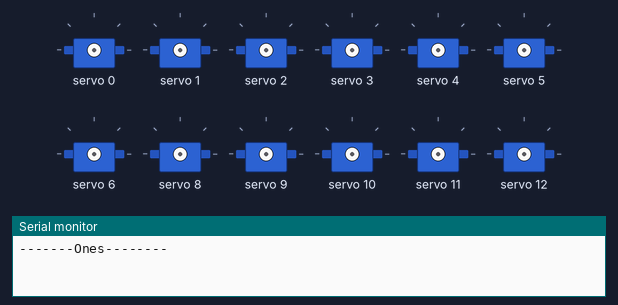
This sketch was run on a simulated Arduino Uno, built with avr-gcc and run on an emulated ATmega328P. Parts: 12 × servo, the last lines printed to the serial monitor.

Above: at 0.05 s.
At 4.05 s:
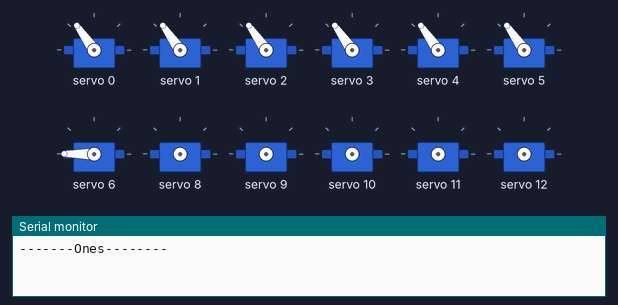
At 5.75 s:
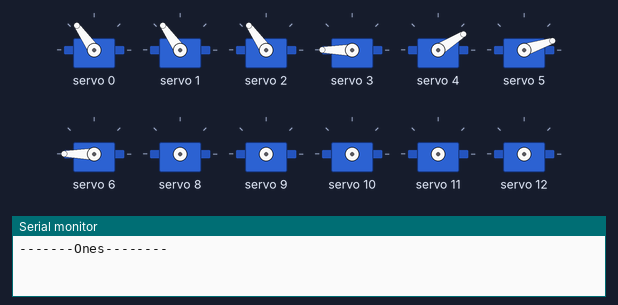
At 7.45 s:
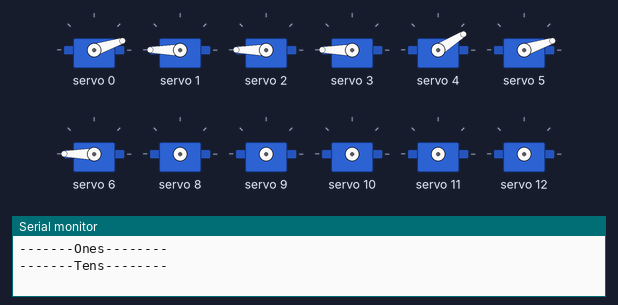
At 12.05 s:
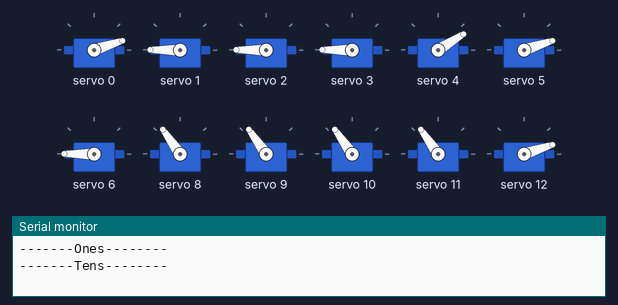
At 14.95 s:
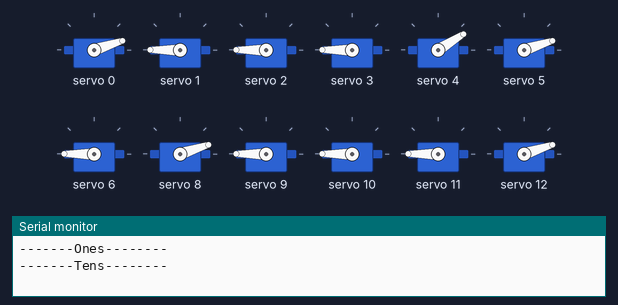
Timing chart, 0 to 19.5 s (numbered marks = the images above):
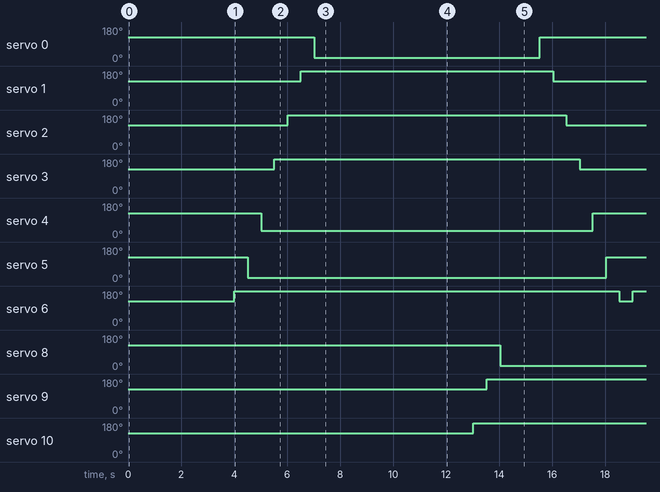

The sketch:

servo_calibration.ino
```cpp
#include <Wire.h>
#include <Adafruit_PWMServoDriver.h>

Adafruit_PWMServoDriver pwm = Adafruit_PWMServoDriver();  // call pwm driver board at default adress 0x40

// Depending on your servo make, the pulse width min and max may vary, you
// want these to be as small/large as possible without hitting the hard stop
// for max range. You'll have to tweak them as necessary to match the servos you
// have!
#define SERVOMIN  150 // This is the 'minimum' pulse length count (out of 4096), 150 is good default
#define SERVOMID  375 // should be center of servo
#define SERVOMAX  540 // This is the 'maximum' pulse length count (out of 4096), 600 is good default

#define SERVO_FREQ 50 // Analog servos run at ~50 Hz updates
#define OSC_FREQ 25000000 // Set internal oscillator frequency. Normally: 25MHz, but realisticaly between 23-27MHz. Adjust this so that PWM pins on board deliver 50Hz signal

// our servo # counter
uint8_t servonum = 0;

// defines servo pulse widths for servo pointed away [0] and showing [1]
// 7 segment display positions 0-6: starting at the top, going clockwise, with middle segment being last element
uint16_t onesPositions[7][2] = {{SERVOMIN, SERVOMID},
                                {SERVOMAX, SERVOMID},
                                {SERVOMAX, SERVOMID},
                                {SERVOMAX, SERVOMID},
                                {SERVOMIN+30, SERVOMID},
                                {SERVOMIN, SERVOMID},
                                {SERVOMAX-30, SERVOMID}};   // dont turn middle segment all the way, crashes into other servo otherwise
uint16_t tensPositions[7][2] = {{SERVOMIN, SERVOMID},
                                {SERVOMAX, SERVOMID},
                                {SERVOMAX, SERVOMID},
                                {SERVOMAX, SERVOMID},
                                {SERVOMIN, SERVOMID},
                                {SERVOMIN, SERVOMID},
                                {SERVOMAX-30, SERVOMID}};   // dont turn middle segment all the way, crashes into other servo otherwise

void setup() {
  Serial.begin(9600);
  pwm.begin();
  pwm.setOscillatorFrequency(OSC_FREQ);
  pwm.setPWMFreq(SERVO_FREQ);  // Analog servos run at ~50 Hz updates
  delay(10);
}

void loop() {
  // use those two lines for manual testing of single servos
  //pwm.setPWM(9, 0, 540);
  //delay(99999999);

  // iterate through all servos
  // ones
  Serial.println("-------Ones--------");
  for (int servNum = 0; servNum < 7; servNum++){
    delay(500);
    pwm.setPWM(servNum, 0, onesPositions[servNum][1]);
  }
  for (int servNum = 6; servNum >= 0; servNum--){
    delay(500);
    pwm.setPWM(servNum, 0, onesPositions[servNum][0]);
  }
  // tens
  Serial.println("-------Tens--------");
  for (int servNum = 8; servNum < 15; servNum++){
    delay(500);
    pwm.setPWM(servNum, 0, tensPositions[servNum-8][1]);
  }
  for (int servNum = 14; servNum > 7; servNum--){
    delay(500);
    pwm.setPWM(servNum, 0, tensPositions[servNum-8][0]);
  }
  delay(1000);
}
```

Measured:
- by itself, servo 0, servo 8: alternates 125° for 6.5 s and 18° for 8.5 s
- by itself, servo 1, servo 9: alternates 180° for 9.5 s and 125° for 5.5 s
- by itself, servo 2, servo 10: alternates 180° for 10.5 s and 125° for 4.5 s
- by itself, servo 3, servo 11: alternates 180° for 11.5 s and 125° for 3.5 s
- by itself, servo 4: alternates 125° for 2.5 s and 32° for 12.5 s
- by itself, servo 5: alternates 125° for 1.5 s and 18° for 13.5 s
- by itself, servo 6: alternates 180° for 14.5 s and 125° for 0.50 s
- by itself, servo 12: alternates 125° for 2.5 s and 18° for 12.5 s
